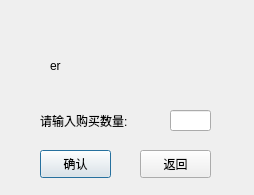
<?xml version="1.0" encoding="UTF-8"?>
<ui version="4.0">
 <class>Buy</class>
 <widget class="QDialog" name="Buy">
  <property name="geometry">
   <rect>
    <x>0</x>
    <y>0</y>
    <width>254</width>
    <height>195</height>
   </rect>
  </property>
  <property name="windowTitle">
   <string>Dialog</string>
  </property>
  <widget class="QLabel" name="label">
   <property name="geometry">
    <rect>
     <x>40</x>
     <y>110</y>
     <width>111</width>
     <height>21</height>
    </rect>
   </property>
   <property name="text">
    <string>请输入购买数量:</string>
   </property>
  </widget>
  <widget class="QLineEdit" name="numLineEdit">
   <property name="geometry">
    <rect>
     <x>170</x>
     <y>110</y>
     <width>41</width>
     <height>21</height>
    </rect>
   </property>
   <property name="text">
    <string/>
   </property>
  </widget>
  <widget class="QPushButton" name="pushButton">
   <property name="geometry">
    <rect>
     <x>40</x>
     <y>150</y>
     <width>71</width>
     <height>28</height>
    </rect>
   </property>
   <property name="text">
    <string>确认</string>
   </property>
  </widget>
  <widget class="QPushButton" name="pushButton_2">
   <property name="geometry">
    <rect>
     <x>140</x>
     <y>150</y>
     <width>71</width>
     <height>28</height>
    </rect>
   </property>
   <property name="text">
    <string>返回</string>
   </property>
  </widget>
  <widget class="QLabel" name="label_2">
   <property name="geometry">
    <rect>
     <x>50</x>
     <y>40</y>
     <width>151</width>
     <height>51</height>
    </rect>
   </property>
   <property name="text">
    <string>er</string>
   </property>
  </widget>
 </widget>
 <resources/>
 <connections/>
</ui>
